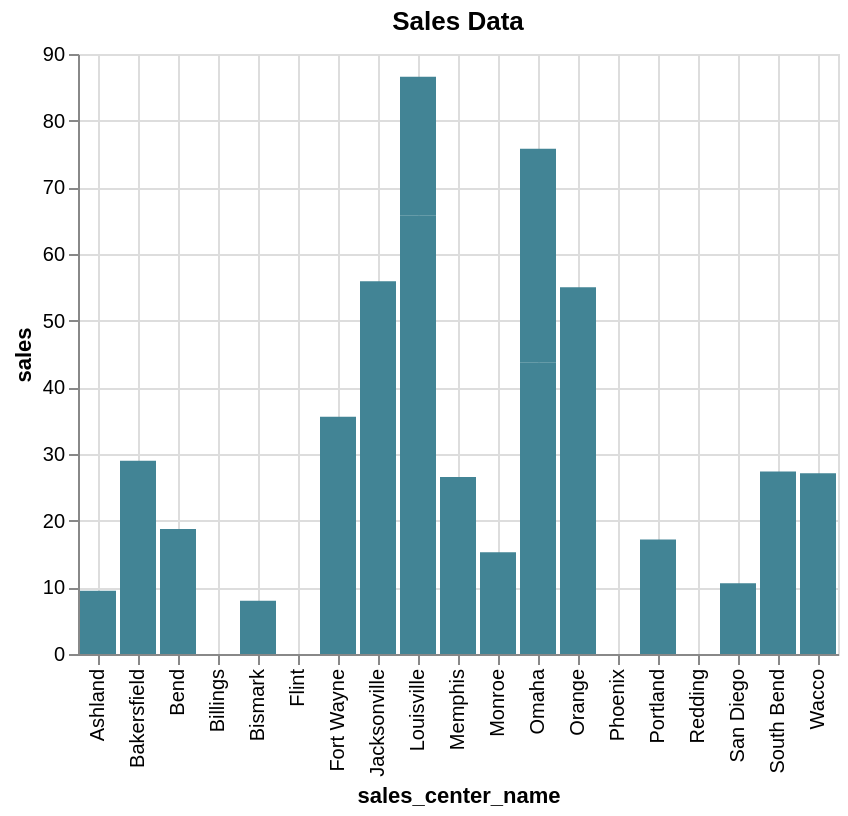

Notebook code cell kept with this figure:
### Markdown cell above
<p style='font-size:18px;font-family:Arial;color:#E37C4D;'><b>A CSS RGB hex color specification can also be used</b></p>

### Code cell
%chart sales_center_name, sales, title = Sales Data, color = #428495

### Figure 1 — Vega-Lite specification as saved in the notebook (floating-point values rounded to 4 significant figures)
{"$schema": "https://vega.github.io/schema/vega-lite/v3.json", "data": {"format": {"type": "csv"}, "values": "\"SALES\",\"Sales_Center_ID\",\"Sales_Center_Name\"\n\".00\",\"1111\",\"Phoenix\"\n\".00\",\"1111\",\"Phoenix\"\n\".00\",\"2222\",\"Bend\"\n\"18.75\",\"2222\",\"Bend\"\n\"43.78\",\"3333\",\"Omaha\"\n\"32.00\",\"3333\",\"Omaha\"\n\"65.73\",\"4444\",\"Louisville\"\n\"20.85\",\"4444\",\"Louisville\"\n\".00\",\"5555\",\"Bismark\"\n\"7.97\",\"5555\",\"Bismark\"\n\"7.79\",\"6666\",\"Memphis\"\n\"18.75\",\"6666\",\"Memphis\"\n\"15.25\",\"7777\",\"Monroe\"\n\".00\",\"7777\",\"Monroe\"\n\".00\",\"8888\",\"San Diego\"\n\"10.60\",\"8888\",\"San Diego\"\n\".00\",\"9999\",\"Redding\"\n\".00\",\"9999\",\"Redding\"\n\"19.36\",\"1112\",\"South Bend\"\n\"8.00\",\"1112\",\"South Bend\"\n\"16.50\",\"1113\",\"Jacksonville\"\n\"39.42\",\"1113\",\"Jacksonville\"\n\"35.58\",\"1114\",\"Fort Wayne\"\n\".00\",\"1115\",\"Billings\"\n\"17.18\",\"1116\",\"Portland\"\n\"9.50\",\"1117\",\"Ashland\"\n\"27.10\",\"1118\",\"Wacco\"\n\".00\",\"1119\",\"Flint\"\n\"29.00\",\"2111\",\"Bakersfield\"\n\"55.00\",\"3111\",\"Orange\"\n"}, "encoding": {"x": {"axis": {"grid": true, "title": "sales_center_name"}, "field": "Sales_Center_Name", "type": "nominal"}, "y": {"axis": {"grid": true, "title": "sales"}, "field": "SALES", "type": "quantitative"}}, "mark": {"color": "#428495", "type": "bar"}, "title": "Sales Data"}
